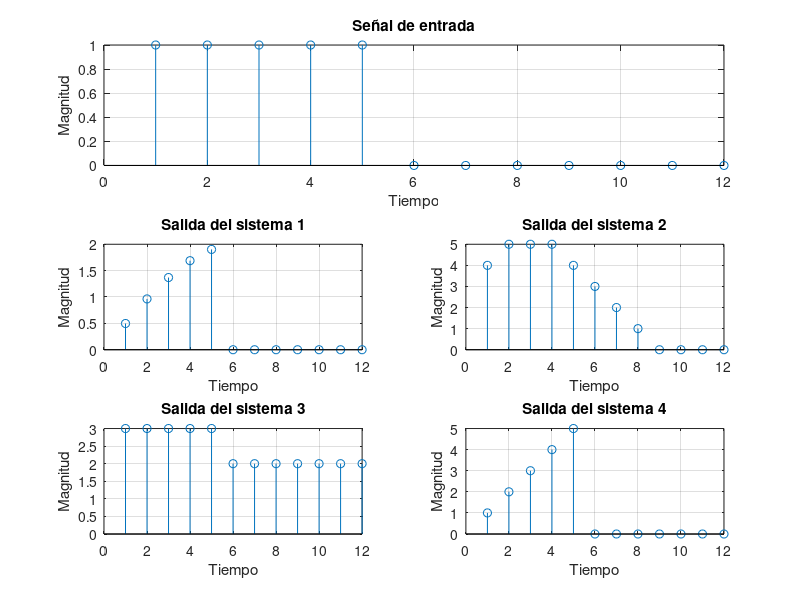

The MATLAB source for this figure: (Note: this script raises an error after producing the figure.)
% Ejercicio 1

% Entrada: 
% funcion escalon.
impulso = zeros(1, 12);
impulso(1:5) = 1;

figure
subplot(3, 2, 1:2)
stem(impulso)
title("Señal de entrada")
xlabel("Tiempo")
ylabel("Magnitud")
grid on

% Sistema 1
y1 = zeros(1, length(impulso));
A = 2;
T = 1/100;
omega = 8*pi;
for n=1 : length(impulso)
  y1(n) = impulso(n)*A*sin(omega*n*T);
end

subplot(3,2,3)
stem(y1)
title("Salida del sistema 1")
xlabel("Tiempo")
ylabel("Magnitud")
grid on

% Sistema 2
n0 = 3;
y2 = zeros(1, length(impulso));
for n=1 : length(y2)
  if n-n0 < 1
    limiteInferior = 1;
  else
    limiteInferior = n-n0;
  end
  
  if n+n0 > length(y2)
    limiteSuperior = length(y2);
  else
    limiteSuperior = n+n0;
  end
  
  for kk=limiteInferior : limiteSuperior
    y2(n) += impulso(kk);
  end
end

subplot(3,2,4)
stem(y2)
title("Salida del sistema 2")
xlabel("Tiempo")
ylabel("Magnitud")
grid on

% Sistema 3
y3 = zeros(1, length(impulso));
for n = 1 : length(y3)
  y3(n) = impulso(n) + 2;
end

subplot(3,2,5)
stem(y3)
title("Salida del sistema 3")
xlabel("Tiempo")
ylabel("Magnitud")
grid on

% Sistema 4
y4 = zeros(1, length(impulso));
for n = 1 : length(y4)
  y4(n) = n*impulso(n);
end

subplot(3,2,6)
stem(y4)
title("Salida del sistema 4")
xlabel("Tiempo")
ylabel("Magnitud")
grid on

setFontSize(12)
